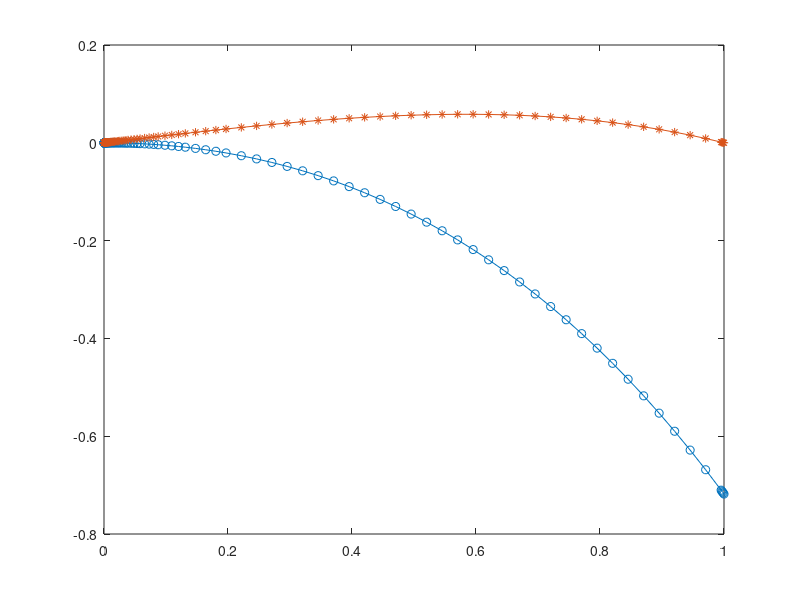

Recreate this plot in MATLAB.
% Lab 10 ODE
% Q3
tic
g = 0.1 ;
opts = odeset('RelTol',1.0e-4);

tspan = [0 2/g];
y0 = 0.1;
%[t,r] = ode45(@(t,r) r^2 - r^3 , tspan, y0, opts);

[t,r] = ode23s(@(t,r) r^2 - r^3 , tspan, y0, opts);

plot(t,r,'-o')
toc
% Q4

opts = odeset('RelTol',1.0e-4);

tspan = [0 1];
y0 = 0;

[t,y] = ode45(@(t,y) y-t , tspan, y0, opts);

e = 2.7182818;
exact = t+((e)/(e^(2)-1))*(e.^(-t)-e.^(t));

plot(t,y,'-o',t,exact,'-*')
